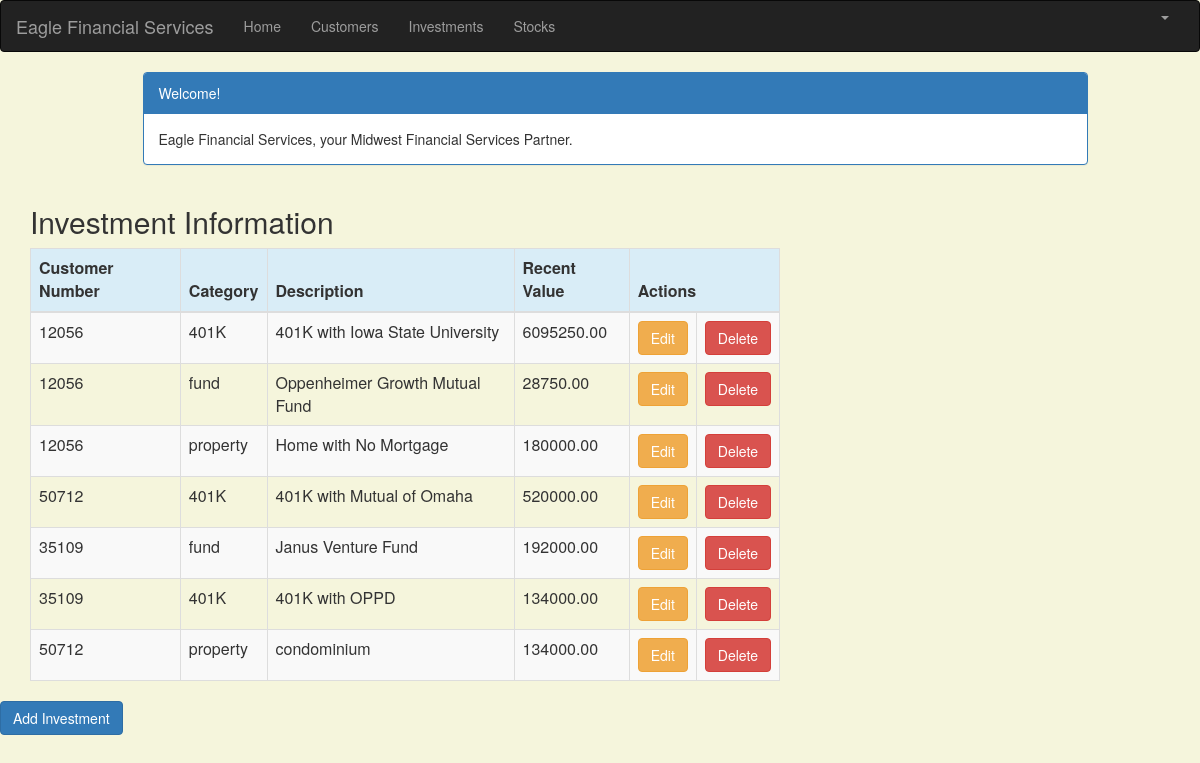
Page /investment_list (signed in) on the committed database.
### portfolio/models.py (models this page shows, shortened)
class Investment(models.Model):
    customer = models.ForeignKey(Customer, on_delete=models.CASCADE, related_name='investments')
    category = models.CharField(max_length=50)
    description = models.CharField(max_length=200)
    acquired_value = models.DecimalField(max_digits=10, decimal_places=2)
    acquired_date = models.DateField(default=timezone.now)
    recent_value = models.DecimalField(max_digits=10, decimal_places=2)
    recent_date = models.DateField(default=timezone.now, blank=True, null=True)

class Customer(models.Model):
    name = models.CharField(max_length=50)
    address = models.CharField(max_length=200)
    cust_number = models.IntegerField(blank=False, null=False)
    city = models.CharField(max_length=50)
    state = models.CharField(max_length=50)
    zipcode = models.CharField(max_length=10)
    email = models.EmailField(max_length=200)
    cell_phone = models.CharField(max_length=50)
    created_date = models.DateTimeField(
        default=timezone.now)
    updated_date = models.DateTimeField(auto_now_add=True)
    def __str__(self):
        return str(self.cust_number)

### portfolio/views.py (the view)
# urls.py: path('investment_list', views.investment_list, name='investment_list'),
@login_required
def investment_list(request):
   investment = Investment.objects.filter(recent_date__lte=timezone.now())
   return render(request, 'portfolio/investment_list.html', {'investments': investment})

### portfolio/templates/portfolio/investment_list.html (shortened to what this page needs)
{% extends 'portfolio/base.html' %}
{% block content %}
    <html>
    <head>
        <link rel="stylesheet" href="https://maxcdn.bootstrapcdn.com/bootstrap/3.3.4/css/bootstrap.min.css">
    </head>
    <body>
    <div class="container">
        <div class="row">
            <div class="col-md-10 col-md-offset-1">
                <div class="panel panel-primary">
                    <div class="panel-heading">Welcome!</div>
                    <div class="panel-body">
                        Eagle Financial Services, your Midwest Financial Services Partner.
                    </div>
                </div>
            </div>
        </div>
    </div>
    <div class="row">
        <h2 style="padding-left: 15Px">Investment Information</h2>
    </div>
    <div>
        <table class="table table-striped table-bordered table-hover">
            <thead>
            <tr class="bg-info">
                <th>Customer Number</th>
                <th>Category</th>
                <th>Description</th>
                <th>Recent Value</th>
                <th colspan="3">Actions</th>
            </tr>
            </thead>
            <tbody>
            {% for investment in investments %}
                <tr>
                    <td>{{ investment.customer }}</td>
                    <td>{{ investment.category }}</td>
                    <td>{{ investment.description }}</td>
                    <td>{{ investment.recent_value }}</td>
                     <td><a href="{% url 'portfolio:investment_edit' pk=investment.pk %}"
                           class="btn btn-warning">Edit</a></td>
                     <td><a href="{% url 'portfolio:investment_delete' pk=investment.pk %}"
                           onclick="return confirm('Are you sure you want to delete?')"
                           class="btn btn-danger">Delete</a>
                    </td>
                </tr>
            {% endfor %}
            </tbody>
        </table>
     <div class="row">
            <div class="row">
         <a href="{% url 'portfolio:investment_new' %}" class="row"><span
                    class="btn btn-primary">Add Investment</span></a>
     </div>
        </div>
    </div>
    </body>
    </html>
{% endblock %}

### portfolio/templates/portfolio/base.html (shortened to what this page needs)
{% load staticfiles %}
<html lang="en">
<head>
    <link rel="stylesheet" href="https://maxcdn.bootstrapcdn.com/bootstrap/3.3.7/css/bootstrap.min.css">
</head>
<body id="app-layout">
<nav class="navbar navbar-inverse">
    <div class="container-fluid">
        <div class="navbar-header">
            <a class="navbar-brand" href="/">
                Eagle Financial Services
            </a>
        </div>
        <div class="collapse navbar-collapse" id="myNavbar">
            <ul class="nav navbar-nav">
                <li><a href="{% url 'portfolio:home' %}">Home</a></li>
                <li><a href="{% url 'portfolio:customer_list' %}">Customers</a></li>
               <li><a href="{% url 'portfolio:investment_list' %}">Investments</a></li>
                <li><a href="{% url 'portfolio:stock_list' %}">Stocks</a></li>
            </ul>
            <ul class="nav navbar-nav navbar-right">
                {% if user.is_authenticated %}
                    <li class="dropdown">
                        <a href="#" class="dropdown-toggle" data-toggle="dropdown" role="button" aria-expanded="false">
                            <span class="caret"></span>
                        </a>
                    </li>
                {% else %}
                    <li><a href="{% url 'login' %}"><span class="glyphicon glyphicon-log-in"></span> Login</a></li>
                {% endif %}
            </ul>
        </div>
    </div>
</nav>
<div class="content container">
    <div class="row">
        <div class="col-md-8">
            {% block content %}{% endblock %}
        </div>
    </div>
</body>
</html>

### portfolio/templates/portfolio/base.html (style rules this page uses)
.navbar { margin-bottom: 0; border-radius: 0; }

### portfolio/templates/portfolio/investment_list.html (style rules this page uses)
body { background-color: beige; }

### rows in the picture
Investment: customer "12056", category "401K", description "401K with Iowa State University", recent_value "6095250.00"
Investment: customer "12056", category "fund", description "Oppenheimer Growth Mutual Fund", recent_value "28750.00"
Investment: customer "12056", category "property", description "Home with No Mortgage", recent_value "180000.00"
Investment: customer "50712", category "401K", description "401K with Mutual of Omaha", recent_value "520000.00"
Investment: customer "35109", category "fund", description "Janus Venture Fund", recent_value "192000.00"
Investment: customer "35109", category "401K", description "401K with OPPD", recent_value "134000.00"
Investment: customer "50712", category "property", description "condominium", recent_value "134000.00"
